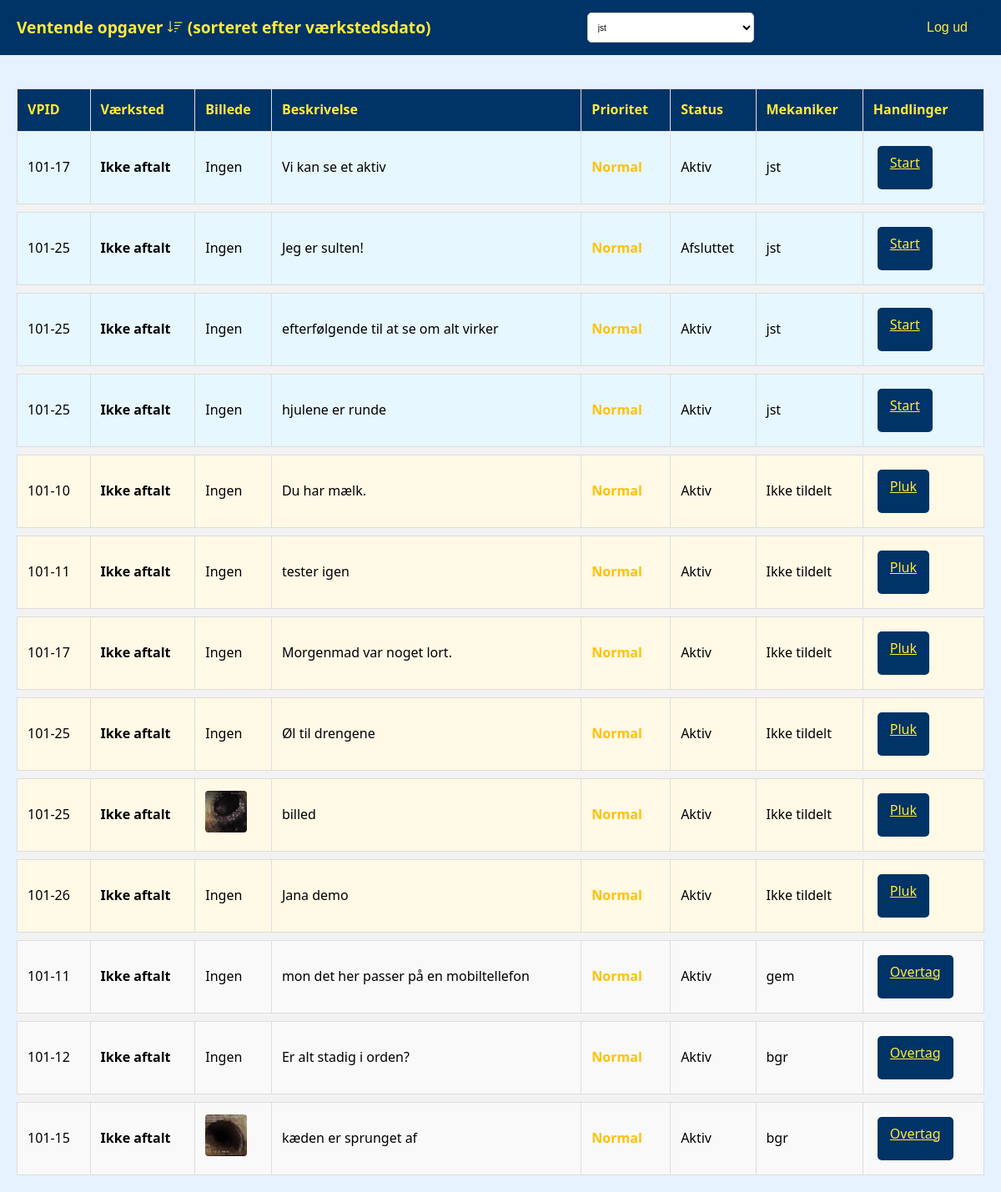
/mechanic/ (signed in), run on the app's committed database.
### assets/models.py (models this page shows, shortened)
class FaultReport(models.Model):
    LANGUAGE_CHOICES = [
        ('de', _("Tysk")),
        ('pl', _("Polsk")),
        ('en', _("Engelsk")),
    ]
    PRIORITY_CHOICES = [
        (1, _("Høj")),
        (2, _("Normal")),
        (3, _("Lav (vent til service)")),
    ]
    STATUS_CHOICES = [
        ('Active', _("Aktiv")),
        ('Paused', _("På pause")),
        ('Completed', _("Afsluttet")),
    ]
    title = models.CharField(max_length=100, verbose_name=_("Titel"))
    description = models.TextField(verbose_name=_("Beskrivelse (oversat)"))
    original_description = models.TextField(
        blank=True,
        null=True,
        verbose_name=_("Original beskrivelse")
    )
    sprog = models.CharField(
        max_length=2,
        choices=LANGUAGE_CHOICES,
        default='de',
        verbose_name=_("Originalt sprog")
    )
    created_at = models.DateTimeField(auto_now_add=True, verbose_name=_("Oprettet"))
    updated_at = models.DateTimeField(auto_now=True, verbose_name=_("Opdateret"))
    status = models.CharField(
        max_length=20,
        choices=STATUS_CHOICES,
        default='Active',
        verbose_name=_("Status")
    )
    image = models.ImageField(
        upload_to='fault_reports/',
        blank=True,
        verbose_name=_("Billede")
    )
    repair_status = models.BooleanField(
        default=False,
        verbose_name=_("Reparationsstatus")
    )
    machine = models.CharField(
        max_length=100,
        blank=True,
        null=True,
        default="",
        verbose_name=_("Maskine")
    )
    location = models.CharField(
        max_length=100,
        blank=True,
        null=True,
        default="",
        verbose_name=_("Lokation")
    )
    vpid = models.CharField(
        max_length=100,
        blank=True,
        null=True,
        verbose_name=_("VPID")
    )
    asset = models.ForeignKey(
        'Asset',
        on_delete=models.SET_NULL,
        null=True,
        blank=True,
        verbose_name=_("Aktiv")
    )
    priority = models.IntegerField(
        choices=PRIORITY_CHOICES,
        default=2,
        verbose_name=_("Prioritet")
    )
    assigned_to = models.ForeignKey(
        User,
        on_delete=models.SET_NULL,
        null=True,
        blank=True,
        verbose_name=_("Tildelt mekaniker"),
        related_name='assigned_reports'
    )
    started_at = models.DateTimeField(
        null=True,
        blank=True,
        verbose_name=_("Arbejde påbegyndt")
    )
    completed_at = models.DateTimeField(
        null=True,
        blank=True,
        verbose_name=_("Afsluttet")
    )
    completed_by = models.ForeignKey(
        User,
        on_delete=models.SET_NULL,
        null=True,
        blank=True,
        verbose_name=_("Udført af"),
        related_name='completed_reports'
    )
    notes = models.TextField(
        blank=True,
        verbose_name=_("Noter (til mekaniker)")
    )
    is_approved = models.BooleanField(
        default=False,
        verbose_name=_("Godkendt")
    )
    mechanic_report = models.TextField(
        blank=True,
        null=True,
        verbose_name=_("Mekanikerrapport")
    )
    expected_workshop_date = models.DateTimeField(
        null=True,
        blank=True,
        verbose_name=_("Forventet indkaldelse til værksted"),
        help_text=_("Dato og tid for når aktivet forventes indkaldt til værksted.")
    )
    def current_status(self):
        return self.get_status_display()
    current_status.short_description = _("Nuværende status")

### assets/views.py (the view)
# urls.py: path('mechanic/', views.mechanic_view, name='mechanic_reports'),
@login_required
def mechanic_view(request):
    all_mechanics = User.objects.filter(groups__name='Mekaniker')
    reports = FaultReport.objects.filter(
        completed_at__isnull=True
    ).annotate(
        sort_order=Case(
            When(assigned_to=request.user, then=Value(0)),
            When(assigned_to__isnull=True, then=Value(1)),
            default=Value(2),
            output_field=IntegerField(),
        ),
        has_expected_date=Case(
            When(expected_workshop_date__isnull=False, then=Value(0)),
            default=Value(1),
            output_field=IntegerField(),
        )
    ).order_by(
        'sort_order',
        'has_expected_date',  # Prioriter opgaver med aftalt dato
        'expected_workshop_date',  # Sorter efter dato
        'priority',
        'vpid'
    )
    return render(request, 'assets/mechanic_view.html', {
        'all_mechanics': all_mechanics,
        'reports': reports,
    })

### assets/templates/assets/mechanic_view.html (shortened to what this page needs)
{% load static %}
<!DOCTYPE html>
<html lang="da">
<head>
    <link rel="stylesheet" href="{% static 'css/styles.css' %}">
    <link rel="stylesheet" href="https://cdn.jsdelivr.net/npm/bootstrap-icons@1.10.0/font/bootstrap-icons.css">
</head>
<body>
    <div class="header">
        <div style="color: #ffeb3b; font-size: 1.2rem; font-weight: bold;">
            Ventende opgaver <i class="bi bi-sort-down"></i> (sorteret efter værkstedsdato)
        </div>
        <form id="switch-mechanic-form" method="post" action="{% url 'switch_mechanic' %}">
            <select class="dropdown" id="mechanic-select" onchange="document.getElementById('selected-mechanic-id').value = this.value; this.form.submit();">
                {% for mechanic in all_mechanics %}
                    <option value="{{ mechanic.id }}" {% if mechanic.id == user.id %}selected{% endif %}>
                        {{ mechanic.get_full_name|default:mechanic.username }}
                    </option>
                {% endfor %}
            </select>
        </form>
        <form method="post" action="{% url 'logout' %}">
            <button type="submit" class="btn">Log ud</button>
        </form>
    </div>
    <div style="padding: 20px;">
        <table class="task-table">
            <thead>
                <tr>
                    <th>VPID</th>
                    <th>Værksted</th>
                    <th>Billede</th>
                    <th>Beskrivelse</th>
                    <th>Prioritet</th>
                    <th>Status</th>
                    <th>Mekaniker</th>
                    <th>Handlinger</th>
                </tr>
            </thead>
            <tbody>
                {% for report in reports %}
                    {% if report.assigned_to == user %}
                        {% if not forloop.first and not loop.first %}
                            <tr class="group-separator">
                                <td colspan="8"></td>
                            </tr>
                        {% endif %}
                        <tr class="assigned-to-me">
                            <td>{{ report.vpid }}</td>
                            <td class="workshop-date">
                                {% if report.expected_workshop_date %}
                                    {% now "Y-m-d H:i:s" as current_datetime %}
                                    {% if report.expected_workshop_date|date:"Y-m-d H:i:s" < current_datetime %}
                                        <span class="date-overdue" title="Forsinket!">
                                            <i class="bi bi-exclamation-triangle-fill"></i>
                                            {{ report.expected_workshop_date|date:"d-m H:i" }}
                                        </span>
                                    {% elif report.expected_workshop_date|date:"Y-m-d" == current_datetime|slice:":10" %}
                                        <span class="date-soon" title="I dag!">
                                            <i class="bi bi-calendar-event"></i>
                                            {{ report.expected_workshop_date|date:"H:i" }}
                                        </span>
                                    {% else %}
                                        <span class="date-future" title="Planlagt">
                                            <i class="bi bi-calendar-check"></i>
                                            {{ report.expected_workshop_date|date:"d-m H:i" }}
                                        </span>
                                    {% endif %}
                                {% else %}
                                    <span class="text-muted">Ikke aftalt</span>
                                {% endif %}
                            </td>
                            <td>
                                {% if report.image %}
                                    <img src="{{ report.image.url }}" alt="Billede" class="thumbnail">
                                {% else %}
                                    Ingen
                                {% endif %}
                            </td>
                            <td>{{ report.description|truncatechars:50 }}</td>
                            <td class="priority-{% if report.priority == 1 %}high{% elif report.priority == 2 %}medium{% else %}low{% endif %}">
                                {{ report.get_priority_display }}
                            </td>
                            <td>{{ report.get_status_display }}</td>
                            <td>{{ report.assigned_to.get_full_name|default:report.assigned_to.username }}</td>
                            <td>
                                <div style="white-space: nowrap;">
                                    <a href="{% url 'start_task' report.id %}" class="btn" style="margin-right: 5px;">Start</a>
                                </div>
                            </td>
                        </tr>
                    {% endif %}
                {% endfor %}
                {% for report in reports %}
                    {% if report.assigned_to == None %}
                        {% if not forloop.first %}
                            <tr class="group-separator">
                                <td colspan="8"></td>
                            </tr>
                        {% endif %}
                        <tr class="unassigned">
                            <td>{{ report.vpid }}</td>
                            <td class="workshop-date">
                                {% if report.expected_workshop_date %}
                                    {% now "Y-m-d H:i:s" as current_datetime %}
                                    {% if report.expected_workshop_date|date:"Y-m-d H:i:s" < current_datetime %}
                                        <span class="date-overdue" title="Forsinket!">
                                            <i class="bi bi-exclamation-triangle-fill"></i>
                                            {{ report.expected_workshop_date|date:"d-m H:i" }}
                                        </span>
                                    {% elif report.expected_workshop_date|date:"Y-m-d" == current_datetime|slice:":10" %}
                                        <span class="date-soon" title="I dag!">
                                            <i class="bi bi-calendar-event"></i>
                                            {{ report.expected_workshop_date|date:"H:i" }}
                                        </span>
                                    {% else %}
                                        <span class="date-future" title="Planlagt">
                                            <i class="bi bi-calendar-check"></i>
                                            {{ report.expected_workshop_date|date:"d-m H:i" }}
                                        </span>
                                    {% endif %}
                                {% else %}
                                    <span class="text-muted">Ikke aftalt</span>
                                {% endif %}
                            </td>
                            <td>
                                {% if report.image %}
                                    <img src="{{ report.image.url }}" alt="Billede" class="thumbnail">
                                {% else %}
                                    Ingen
                                {% endif %}
                            </td>
                            <td>{{ report.description|truncatechars:50 }}</td>
                            <td class="priority-{% if report.priority == 1 %}high{% elif report.priority == 2 %}medium{% else %}low{% endif %}">
                                {{ report.get_priority_display }}
                            </td>
                            <td>{{ report.get_status_display }}</td>
                            <td>Ikke tildelt</td>
                            <td>
                                <div style="white-space: nowrap;">
                                    <a href="{% url 'assign_task' report.id %}" class="btn" style="margin-right: 5px;">Pluk</a>
                                </div>
                            </td>
                        </tr>
                    {% endif %}
                {% endfor %}
                {% for report in reports %}
                    {% if report.assigned_to and report.assigned_to != user %}
                        {% if not forloop.first %}
                            <tr class="group-separator">
                                <td colspan="8"></td>
                            </tr>
                        {% endif %}
                        <tr class="assigned-to-others">
                            <td>{{ report.vpid }}</td>
                            <td class="workshop-date">
                                {% if report.expected_workshop_date %}
                                    {% now "Y-m-d H:i:s" as current_datetime %}
                                    {% if report.expected_workshop_date|date:"Y-m-d H:i:s" < current_datetime %}
                                        <span class="date-overdue" title="Forsinket!">
                                            <i class="bi bi-exclamation-triangle-fill"></i>
                                            {{ report.expected_workshop_date|date:"d-m H:i" }}
                                        </span>
                                    {% elif report.expected_workshop_date|date:"Y-m-d" == current_datetime|slice:":10" %}
                                        <span class="date-soon" title="I dag!">
                                            <i class="bi bi-calendar-event"></i>
                                            {{ report.expected_workshop_date|date:"H:i" }}
                                        </span>
                                    {% else %}
                                        <span class="date-future" title="Planlagt">
                                            <i class="bi bi-calendar-check"></i>
                                            {{ report.expected_workshop_date|date:"d-m H:i" }}
                                        </span>
                                    {% endif %}
                                {% else %}
                                    <span class="text-muted">Ikke aftalt</span>
                                {% endif %}
                            </td>
                            <td>
                                {% if report.image %}
                                    <img src="{{ report.image.url }}" alt="Billede" class="thumbnail">
                                {% else %}
                                    Ingen
                                {% endif %}
                            </td>
                            <td>{{ report.description|truncatechars:50 }}</td>
                            <td class="priority-{% if report.priority == 1 %}high{% elif report.priority == 2 %}medium{% else %}low{% endif %}">
                                {{ report.get_priority_display }}
                            </td>
                            <td>{{ report.get_status_display }}</td>
                            <td>{{ report.assigned_to.get_full_name|default:report.assigned_to.username }}</td>
                            <td>
                                <div style="white-space: nowrap;">
                                    <a href="{% url 'take_over_task' report.id %}" class="btn" style="margin-right: 5px;">Overtag</a>
                                </div>
                            </td>
                        </tr>
                    {% endif %}
                {% endfor %}
            </tbody>
        </table>
    </div>
</body>
</html>

### data on the page
FaultReport: vpid "101-17", shows "Ikke aftalt", image "Ingen", description "Vi kan se et aktiv", priority "Normal", status "Aktiv", assigned_to.get_full_name "jst"
FaultReport: vpid "101-25", shows "Ikke aftalt", image "Ingen", description "Jeg er sulten!", priority "Normal", status "Afsluttet", assigned_to.get_full_name "jst"
FaultReport: vpid "101-25", shows "Ikke aftalt", image "Ingen", description "efterfølgende til at se om alt virker", priority "Normal", status "Aktiv", assigned_to.get_full_name "jst"
FaultReport: vpid "101-25", shows "Ikke aftalt", image "Ingen", description "hjulene er runde", priority "Normal", status "Aktiv", assigned_to.get_full_name "jst"
FaultReport: vpid "101-10", shows "Ikke aftalt", image "Ingen", description "Du har mælk.", priority "Normal", status "Aktiv"
FaultReport: vpid "101-11", shows "Ikke aftalt", image "Ingen", description "tester igen", priority "Normal", status "Aktiv"
FaultReport: vpid "101-17", shows "Ikke aftalt", image "Ingen", description "Morgenmad var noget lort.", priority "Normal", status "Aktiv"
FaultReport: vpid "101-25", shows "Ikke aftalt", image "Ingen", description "Øl til drengene", priority "Normal", status "Aktiv"
FaultReport: vpid "101-25", shows "Ikke aftalt", image (picture), description "billed", priority "Normal", status "Aktiv"
FaultReport: vpid "101-26", shows "Ikke aftalt", image "Ingen", description "Jana demo", priority "Normal", status "Aktiv"
FaultReport: vpid "101-11", shows "Ikke aftalt", image "Ingen", description "mon det her passer på en mobiltellefon", priority "Normal", status "Aktiv", assigned_to.get_full_name "gem"
FaultReport: vpid "101-12", shows "Ikke aftalt", image "Ingen", description "Er alt stadig i orden?", priority "Normal", status "Aktiv", assigned_to.get_full_name "bgr"
FaultReport: vpid "101-15", shows "Ikke aftalt", image (picture), description "kæden er sprunget af", priority "Normal", status "Aktiv", assigned_to.get_full_name "bgr"

### other printed values
form field value "jst"
